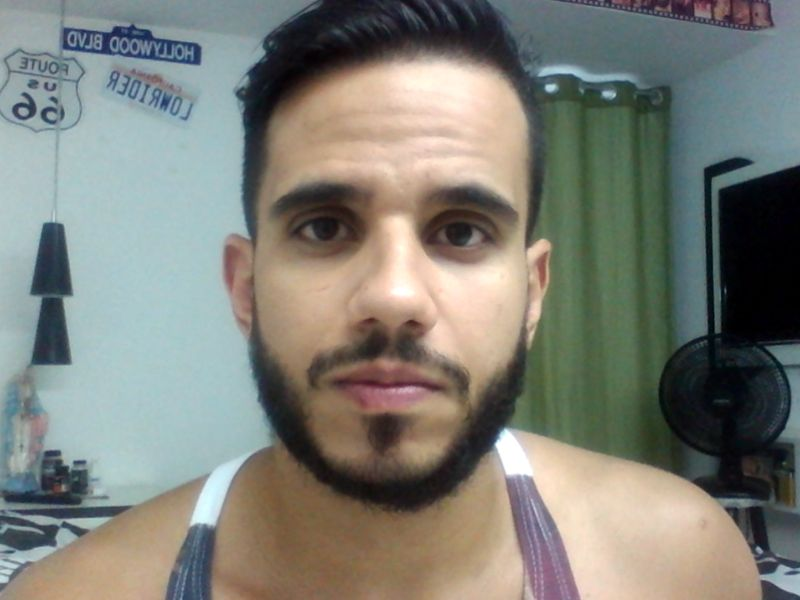
#> input picture Complementar/Outros_01/T16/navar.jpg, 800 x 600 px
$ jupyter execute 'T16 - Code.ipynb'
#> lines starting #> are read from the running program, lines starting #| are printed output that depends on the picture; after the words box and inside, x2 and y2 are one past the last pixel; in counts of white or black regions, pixels touching at a corner belong together
# Introdução

Enquanto que a análise de imagem em tons de cinza exibe a imagem em uma única matriz cujos valores dos pixels representam intensidade luminosa uma imagem exibida em um canal colorido é basicamente um conjunto $N$ imagens cujos os pixels de cada imagem são valores de intensidade no canal e a representação da imagem é a composição das três imagens.

Existem diversos canais de cores, tais como os canais (i) RBG, traduzido por intensidades nas cores vermelho, azul e verde, e o canal (ii) HSI, traduzido por matiz (representação da cor), saturação da cor e intensidade da cor. Há características específicas entre os tipos de canais, alguns tendem a representar as cores como o olho humano ver, enquanto outros representam imagens coloridas de uma forma otimizada para o processamento computacional.

# Discussões sobre o método

O processo de conversão de utilizando uma imagem de entrada RGB para um canal HSV, é um método eficaz para extração de cor em imagens, visto que agora a cor será representada pelo canal H e sua satuação pelo canal S, e não pela composição de três canais R, G e B.

O método consiste em: (i) realizar mudança de canal, (ii) detectar a cor da pela pré-definida, (iii) binarizar por meio de um limiar, utilizando a cor definida, resultando em uma máscara com a pela da imagem, e ao final (iv) operar a imagem com a máscara, o resultado é a segmentação da pela na imagem.

[cell 1]
import cv2
import numpy as np
import matplotlib.pyplot as plt
import pywt

- Abrir imagem:

[cell 2]
#img = np.array(cv2.imread('imagemTeste.png'))
img = np.array(cv2.imread('navar.jpg'))
#> img is the input picture: shape (600, 800, 3); mean B, G, R 119.7, 127.6, 126.5
img = cv2.resize(img, (350, 300), 0, 0)
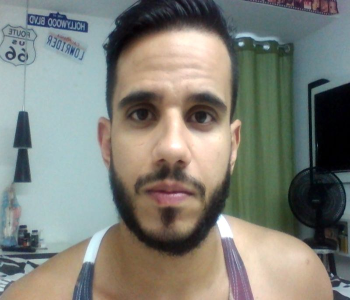
#> img: shape (300, 350, 3); mean B, G, R 119.7, 127.7, 126.5
img_rbg = cv2.cvtColor(img, cv2.COLOR_BGR2RGB)

[cell 3]
plt.figure(1)
plt.imshow(img_rbg)
#plt.axis("off")
plt.title("Imagem original")
plt.show()

- Converter para HSV:

[cell 4]
img_hsv = cv2.cvtColor(img, cv2.COLOR_BGR2HSV)
#> img_hsv: shape (300, 350, 3); mean H, S, V 63, 64.4, 139.6

[cell 5]
plt.figure(figsize=(11,8))

plt.subplot(131)
plt.imshow(img_hsv[:,:,0],'gray')
plt.axis("off")
plt.title("Hue")

plt.subplot(132)
plt.imshow(img_hsv[:,:,1],'gray')
plt.axis("off")
plt.title("Saturation")

plt.subplot(133)
plt.imshow(img_hsv[:,:,2],'gray')
plt.axis("off")
plt.title("Intensity")

plt.show()
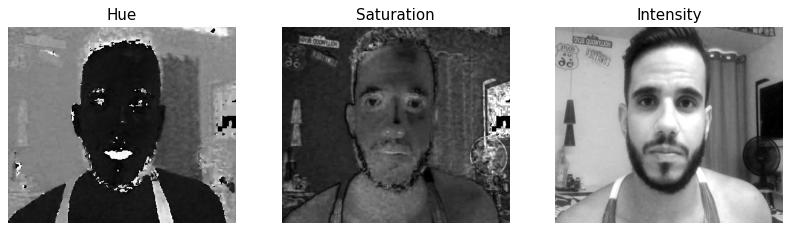
#> figure drawn by matplotlib, 3 panels

[cell 6]
# fomart into BGR para HSV
skin = np.uint8([[[img[150,125,0], img[150,125,1], img[150,125,2]]]])
#> skin = [[132, 158, 184]]
print(skin)
#| [[[132 158 184]]]

skin_hsv = cv2.cvtColor(skin ,cv2.COLOR_BGR2HSV)
#> skin_hsv = [[15, 72, 184]]
print(skin_hsv)
#| [[[ 15  72 184]]]

[cell 7]
lower = np.uint8([5, 61, 173])
upper = np.uint8([180, 255, 255])

skinMask = cv2.inRange(img_hsv, lower, upper)
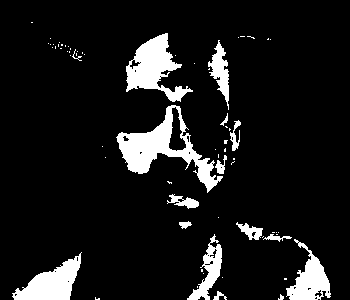
#> skinMask: shape (300, 350); 9.8% white; 68 white regions (52 under 20 px), largest, box (x1, y1, x2, y2) and area: (116, 105, 223, 193) 2792, (126, 33, 193, 102) 2064, (12, 252, 82, 300) 1617
print(skinMask.shape)
#| (300, 350)

[cell 8]
res = cv2.bitwise_and(img,img, mask=skinMask)
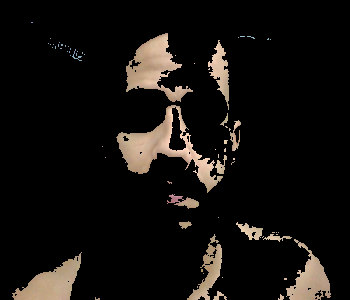
#> res: shape (300, 350, 3); mean B, G, R 14.1, 16.7, 19.4
res_rbg = cv2.cvtColor(res, cv2.COLOR_BGR2RGB)

[cell 9]
plt.figure(figsize=(12,8))

plt.subplot(131)
plt.imshow(img_rbg)
plt.title("Imagem original")
plt.axis("off")

plt.subplot(132)
plt.imshow(skinMask,'gray')
plt.axis("off")
plt.title("Mask")

plt.subplot(133)
plt.imshow(res_rbg)
plt.title("Pele")
plt.axis("off")

plt.show()
